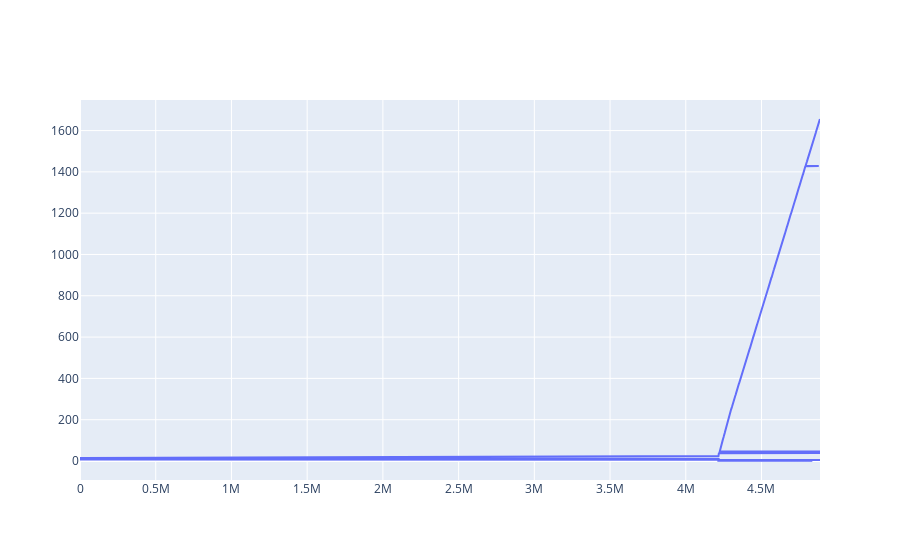

The cell this chart's notebook holds for it:
### Code cell
fig = go.Figure([go.Scatter(x=df3['$LogFile sequence number (LSN)'], y=df3['Entry number'])])
fig.show()

### Figure 1 — Plotly figure (JSON) as saved in the notebook; plotly's stock layout.template omitted (floating-point values rounded to 4 significant figures; data arrays with more than 128 entries replaced by an {"elided": "..."} marker saying what was removed)
{"data": [{"x": {"elided": "1649 int values"}, "y": {"elided": "1649 int values"}, "type": "scatter"}], "layout": {}}
